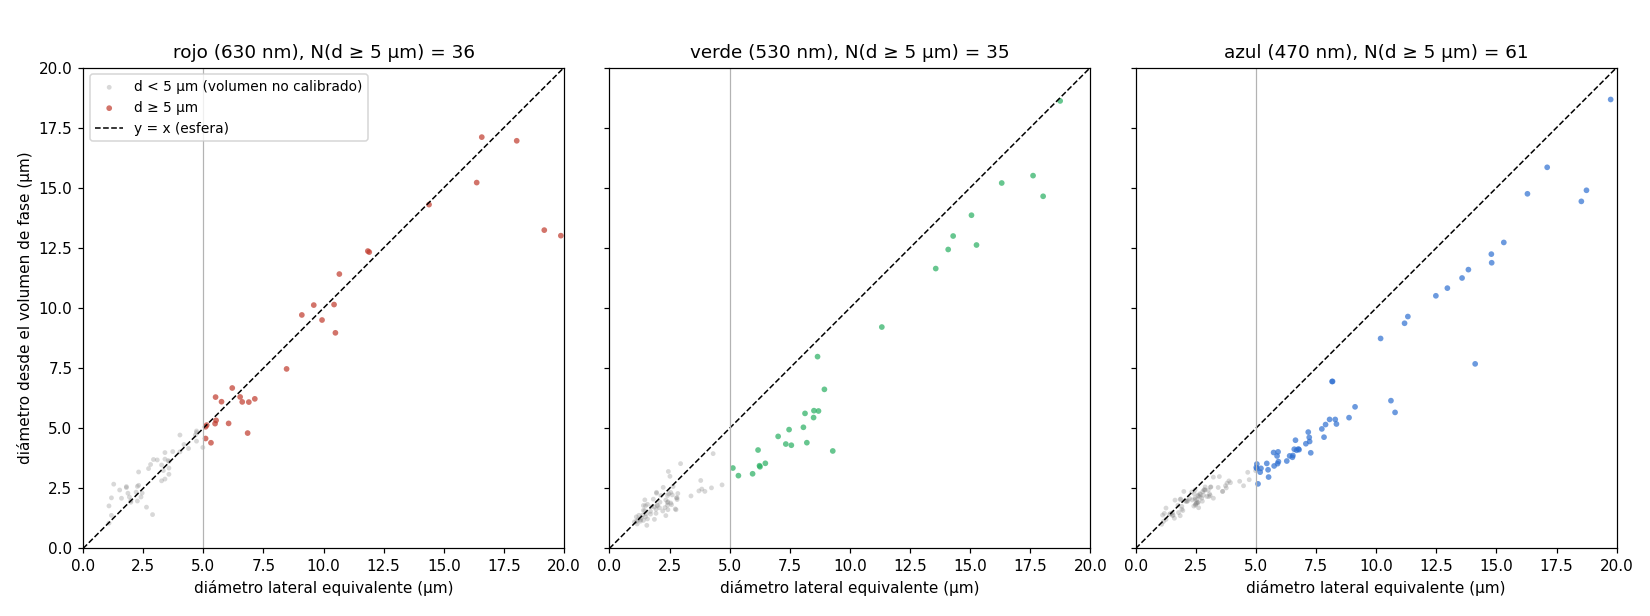

Here is the Python script that generated this plot:
"""Regla con volumen de fase. Lee particulas.csv (de regla.py). python3 results/fase_2026-10-01/particulas/regla_volumen.py"""
import json, numpy as np
import matplotlib; matplotlib.use("Agg"); import matplotlib.pyplot as plt
O = "results/fase_2026-10-01/particulas"
LAM = {"red": 0.63, "green": 0.53, "blue": 0.47}; NOM = {"red": "rojo", "green": "verde", "blue": "azul"}
COL = {"red": "#c0392b", "green": "#27ae60", "blue": "#2e6fd1"}
DN = {c: 0.045 + 0.0015 / l ** 2 for c, l in LAM.items()}  # sim_multiespectral_2026-09-29/sim.py:29,39-40
SH = {"red": np.array([6, 1]) * 512 / 1200, "blue": np.array([-5, 0]) * 512 / 1200, "green": np.zeros(2)}
L = [l.strip().split(",") for l in open(f"{O}/particulas.csv")][1:]
D = {}
for c in LAM:
    a = np.array([[float(x) for x in l[1:]] for l in L if l[0] == c and l[9] == "0" and l[10] == "0"])
    d, V = a[:, 0], a[:, 10]; yx = a[:, 4:6] - SH[c]
    dv = np.cbrt(np.clip(6 * V * LAM[c] / (2 * np.pi * DN[c] * np.pi), 0, None))
    D[c] = dict(d=d, V=V, dv=dv, yx=yx)
out = {"dn": DN, "por_color": {}, "cocientes_V": {}}
for c in LAM:
    d, dv = D[c]["d"], D[c]["dv"]; s = d >= 5
    out["por_color"][c] = dict(N_todos=int(len(d)), mediana_dvol_d_todos=float(np.median(dv / d)), N_d5=int(s.sum()),
        mediana_dvol_d_d5=float(np.median(dv[s] / d[s])), p25_d5=float(np.percentile(dv[s] / d[s], 25)),
        p75_d5=float(np.percentile(dv[s] / d[s], 75)), pearson_d5=float(np.corrcoef(d[s], dv[s])[0, 1]))
for c in ["green", "blue"]:
    q = []
    for i in range(len(D[c]["d"])):
        dd = np.hypot(*(D["red"]["yx"] - D[c]["yx"][i]).T); j = dd.argmin()
        if dd[j] < 2 and abs(D["red"]["d"][j] - D[c]["d"][i]) < 0.5 * max(D["red"]["d"][j], D[c]["d"][i]) and D["red"]["V"][j] > 0:
            q.append((D[c]["V"][i] / D["red"]["V"][j], min(D[c]["d"][i], D["red"]["d"][j])))
    q = np.array(q); s = q[:, 1] >= 5
    out["cocientes_V"][c] = dict(N_todos=len(q), mediana_todos=float(np.median(q[:, 0])), N_d5=int(s.sum()),
        mediana_d5=float(np.median(q[s, 0])) if s.any() else None,
        p25_d5=float(np.percentile(q[s, 0], 25)) if s.any() else None, p75_d5=float(np.percentile(q[s, 0], 75)) if s.any() else None,
        esperado=(DN[c] / LAM[c]) / (DN["red"] / LAM["red"]), esperado_sin_dispersion=LAM["red"] / LAM[c])
json.dump(out, open(f"{O}/resultados_volumen.json", "w"), indent=1); print(json.dumps(out, indent=1))
fig, ax = plt.subplots(1, 3, figsize=(15, 5.6), sharex=True, sharey=True)
for a, c in zip(ax, LAM):
    d, dv = D[c]["d"], D[c]["dv"]; s = d >= 5
    a.scatter(d[~s], dv[~s], s=10, alpha=0.3, color="0.5", edgecolor="none", label="d < 5 µm (volumen no calibrado)")
    a.scatter(d[s], dv[s], s=14, alpha=0.7, color=COL[c], edgecolor="none", label="d ≥ 5 µm")
    a.plot([0, 20], [0, 20], "k--", lw=1, label="y = x (esfera)"); a.axvline(5, color="0.7", lw=0.8)
    a.set_xlim(0, 20); a.set_ylim(0, 20); a.set_aspect("equal")
    a.set_title(f"{NOM[c]} ({int(LAM[c] * 1000)} nm), N(d ≥ 5 µm) = {s.sum()}"); a.set_xlabel("diámetro lateral equivalente (µm)")
ax[0].set_ylabel("diámetro desde el volumen de fase (µm)"); ax[0].legend(loc="upper left", fontsize=9)
plt.tight_layout(); plt.savefig(f"{O}/regla_volumen.png", dpi=110)
